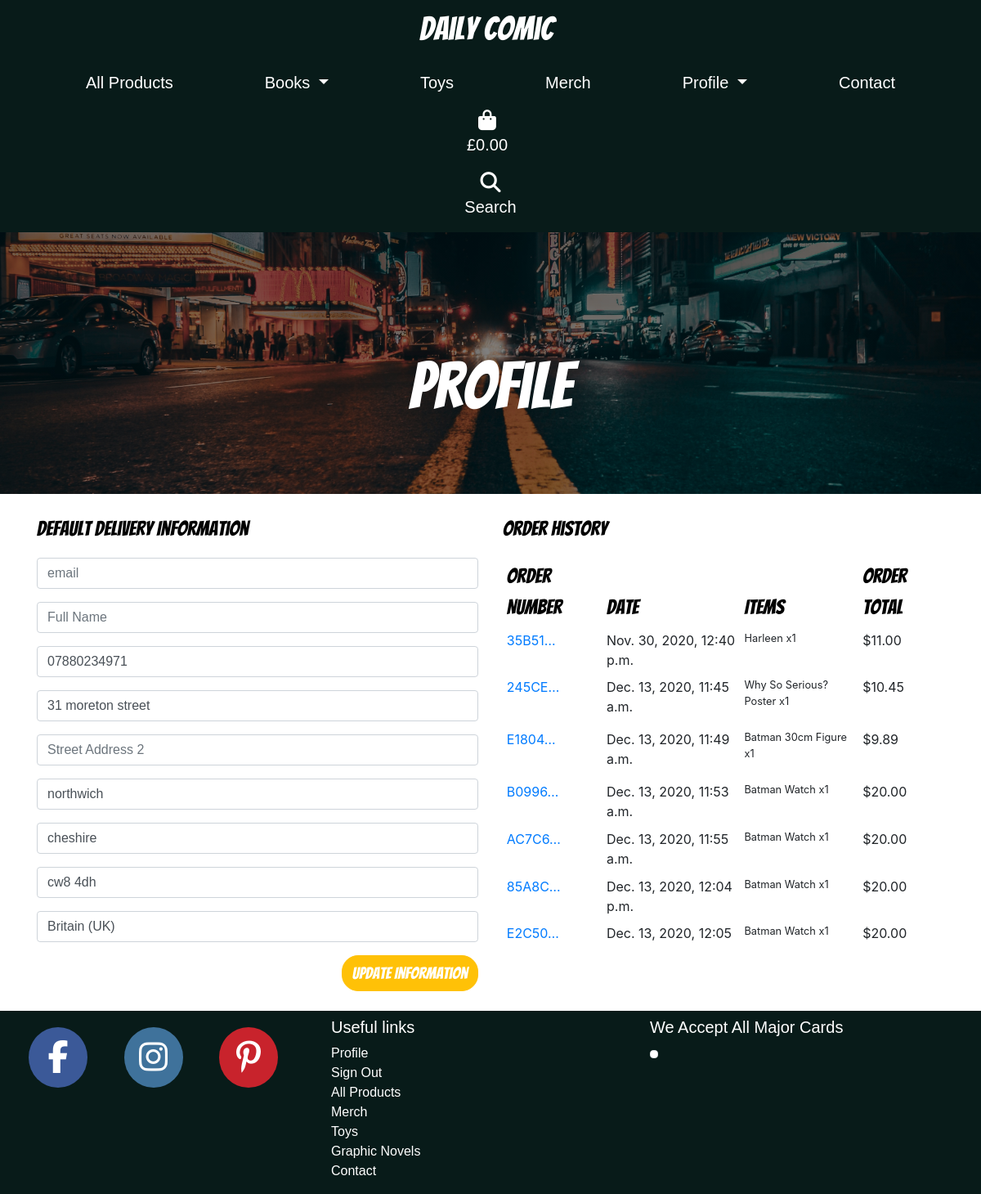
/profile/ (signed in), run on the app's committed database.
### profiles/models.py (models this page shows, shortened)
class Userprofiles(models.Model):
    user = models.OneToOneField(User, on_delete=models.CASCADE)
    default_email = models.CharField(max_length=80,
                                     null=True, blank=True)
    default_full_name = models.CharField(max_length=80, null=True,
                                         blank=True)
    default_phone_number = models.CharField(max_length=20,
                                            null=True, blank=True)
    default_street_address1 = models.CharField(max_length=80,
                                               null=True, blank=True)
    default_street_address2 = models.CharField(max_length=80,
                                               null=True, blank=True)
    default_town_or_city = models.CharField(max_length=40,
                                            null=True, blank=True)
    default_county = models.CharField(max_length=80,
                                      null=True, blank=True)
    default_postcode = models.CharField(max_length=20,
                                        null=True, blank=True)
    default_country = CountryField(blank_label='Country',
                                   null=True, blank=True)

### checkout/models.py (models this page shows, shortened)
class Order(models.Model):
    order_number = models.CharField(max_length=32, null=False, editable=False)
    user_profile = models.ForeignKey(
        Userprofiles, on_delete=models.SET_NULL, null=True,
        blank=True, related_name='orders')
    full_name = models.CharField(max_length=50, null=False, blank=False)
    email = models.EmailField(max_length=254, null=False, blank=False)
    phone_number = models.CharField(max_length=20, null=False, blank=False)
    country = CountryField(blank_label="Country *", null=False, blank=False)
    postcode = models.CharField(max_length=20, null=True, blank=True)
    town_or_city = models.CharField(max_length=40, null=False, blank=False)
    street_address1 = models.CharField(max_length=80, null=False, blank=False)
    street_address2 = models.CharField(max_length=80, null=True, blank=True)
    county = models.CharField(max_length=80, null=True, blank=True)
    date = models.DateTimeField(auto_now_add=True)
    delivery_cost = models.DecimalField(
        max_digits=6, decimal_places=2, null=False, default=0)
    order_total = models.DecimalField(
        max_digits=10, decimal_places=2, null=False, default=0)
    grand_total = models.DecimalField(
        max_digits=10, decimal_places=2, null=False, default=0)
    original_bag = models.TextField(null=False, blank=False, default='')
    stripe_pid = models.CharField(
        max_length=254, null=False, blank=False, default='')

class OrderLineItem(models.Model):
    order = models.ForeignKey(
        Order, null=False, blank=False, on_delete=models.CASCADE, related_name='lineitems')
    product = models.ForeignKey(
        Product, null=False, blank=False, on_delete=models.CASCADE)
    sub_id = models.CharField(max_length=254, blank=True)
    product_size = models.CharField(
        max_length=2, null=True, blank=True)  # XS, S, M, L, XL
    quantity = models.IntegerField(null=False, blank=False, default=0)
    lineitem_total = models.DecimalField(
        max_digits=6, decimal_places=2,
        null=False, blank=False, editable=False)

### products/models.py (models this page shows, shortened)
class Product(models.Model):
    category = models.ForeignKey(
        'Category', null=True, blank=True, on_delete=models.SET_NULL)
    sku = models.CharField(max_length=254, blank=True)
    name = models.CharField(max_length=254)
    universe = models.CharField(max_length=254, blank=True)
    hero = models.CharField(max_length=254, blank=True)
    author = models.CharField(max_length=254, blank=True)
    artist = models.CharField(max_length=254, blank=True)
    publishedby = models.CharField(max_length=254, blank=True)
    description = models.TextField()
    has_sizes = models.BooleanField(default=False, null=True, blank=True)
    rrp = models.DecimalField(max_digits=6, decimal_places=2)
    price = models.DecimalField(max_digits=6, decimal_places=2)
    image_url = models.URLField(
        max_length=1024, blank=True)
    image = models.ImageField(blank=True)

### profiles/views.py (the view)
# urls.py: path('', views.theProfile, name='theprofile'),
def theProfile(request):
    profile = get_object_or_404(Userprofiles, user=request.user)
    if request.method == 'POST':
        form = ProfileForm(request.POST, instance=profile)
        if form.is_valid():
            form.save()
            messages.success(
                request, 'Successfully updated your details!')
    orders = profile.orders.all()
    template = 'profiles/theprofile.html'
    form = ProfileForm(instance=profile)
    context = {
        'form': form,
        'orders': orders,
        'on_profile': True,
    }
    return render(request, template, context)

### profiles/forms.py
class ProfileForm(forms.ModelForm):
    class Meta:
        model = Userprofiles
        exclude = ('user',)
    def __init__(self, *args, **kwargs):
        super().__init__(*args, **kwargs)
        placeholders = {
            'default_email': 'email',
            'default_full_name': 'Full Name',
            'default_phone_number': 'Phone Number',
            'default_country': 'Country',
            'default_postcode': 'Postal Code',
            'default_town_or_city': 'Town or City',
            'default_street_address1': 'Street Address 1',
            'default_street_address2': 'Street Address 2',
            'default_county': 'County',
        }
        self.fields['default_phone_number'].widget.attrs['autofocus'] = True
        for field in self.fields:
            if self.fields[field].required:
                placeholder = f'{placeholders[field]} *'
            else:
                placeholder = placeholders[field]
            self.fields[field].widget.attrs['placeholder'] = placeholder
            self.fields[field].widget.attrs['class'] = ''
            self.fields[field].label = False

### bag/contexts.py (called while the page is built, shortened)
def basket_contents(request):
    bag_items = []
    total = 0
    product_count = 0
    bag = request.session.get('bag', {})
    if total < settings.FREE_DELIVERY_THRESHOLD:
        delivery = total * Decimal(settings.STANDARD_DELIVERY_PERCENTAGE / 100)
        free_delivery_delta = settings.FREE_DELIVERY_THRESHOLD - total
    else:
        delivery = 0
        free_delivery_delta = 0
    grand_total = delivery + total
    context = {
        'bag_items': bag_items,
        'total': total,
        'product_count': product_count,
        'delivery': delivery,
        'free_delivery_delta': free_delivery_delta,
        'free_delivery_threshold': settings.FREE_DELIVERY_THRESHOLD,
        'grand_total': grand_total,
    }
    return context

### profiles/templates/profiles/theprofile.html (shortened to what this page needs)
{% extends "base.html" %}
{% load static %}
{% block extra_css %}
    <link rel="stylesheet" href="{% static 'profiles/css/profiles.css' %}">
{% endblock %}
{% block content %}
    <div class="hero-image1">
	<div class="hero-text">
    <h1>Profile</h1>
	</div>
</div>
<div class="container warpper">
	<div class="row mb-4">
		<div class="col-12 col-lg-6 mt-4">
			<p class="product-title">Default Delivery Information</p>
			<form class="mt-3 product-text" action="{% url 'theprofile' %}" method="POST" id="profile-update-form">
				{{ form|crispy }}
				<button class="btn btn-warning produtPageButton float-right">Update Information</button>
			</form>
		</div>
		<div class="col-12 col-lg-6 mt-4 mb-4">
			<p class="product-title">Order History</p>
			<div class="order-history table-responsive">
				<table class="table table-sm table-borderless">
					<thead class="product-title table-head">
						<tr>
							<th>Order Number</th>
							<th>Date</th>
							<th>Items</th>
							<th>Order Total</th>
						</tr>
					</thead>
					<tbody>
				 {% for order in orders %}
                                <tr>
                                    <td>
                                        <a href="{% url 'order_history' order.order_number %}"
                                        title="{{ order.order_number }}">
                                            {{ order.order_number|truncatechars:6 }}
                                        </a>
                                    </td>
                                    <td>{{ order.date }}</td>
                                    <td>
                                        <ul class="list-unstyled">
                                            {% for item in order.lineitems.all %}
                                                <li class="small">
                                                    {{ item.product.name }} x{{ item.quantity }}
                                                </li>
                                            {% endfor %}
                                        </ul>
                                    </td>
                                    <td>${{ order.grand_total }}</td>
                                </tr>
                            {% endfor %}
                        </tbody>
                    </table>
                </div>
            </div>
</div>
</div>
{% endblock %}

### static/css/base.css (style rules this page uses)
html { height: 100%; }
body, html { height: 100%; margin: 0; }
h1 { font-family: 'Bangers', sans-serif; font-size: 80px; }
.hero-image1 { background-image: linear-gradient(rgba(0, 0, 0, 0.5), rgba(0, 0, 0, 0.5)), url("/media/street.jpg"); height: 40%; background-color: black; background-position: center; background-repeat: no-repeat; background-size: cover; position: relative; }
.hero-text { text-align: center; position: absolute; top: 60%; left: 50%; transform: translate(-50%, -50%); color: white; }
.product-text { font-family: 'Playfair',sans-serif; font-size: 20px; }
.product-title { font-family: 'Bangers',sans-serif; font-size: 25px; color: black !important; }
.produtPageButton { color: #ffff !important; border-radius: 20px; font-family: 'Bangers',sans-serif; font-size: 20px; cursor: pointer; }
.form-group select { -webkit-appearance:none; }

### profiles/static/profiles/css/profiles.css (style rules this page uses)
th { font-weight: normal; }
.order-history { max-height: 468px; overflow-y: auto; }

### data on the page
Userprofiles: default_phone_number "07880234971", default_street_address1 "31 moreton street", default_town_or_city "northwich", default_county "cheshire", default_postcode "cw8 4dh", default_country "Britain (UK)"
Order: order_number "35B51…", date "Nov. 30, 2020, 12:40 p.m.", grand_total "11.00"
OrderLineItem: product.name "Harleen", quantity "1"
Order: order_number "245CE…", date "Dec. 13, 2020, 11:45 a.m.", grand_total "10.45"
OrderLineItem: product.name "Why So Serious? Poster", quantity "1"
Order: order_number "E1804…", date "Dec. 13, 2020, 11:49 a.m.", grand_total "9.89"
OrderLineItem: product.name "Batman 30cm Figure", quantity "1"
Order: order_number "B0996…", date "Dec. 13, 2020, 11:53 a.m.", grand_total "20.00"
OrderLineItem: product.name "Batman Watch", quantity "1"
Order: order_number "AC7C6…", date "Dec. 13, 2020, 11:55 a.m.", grand_total "20.00"
OrderLineItem: product.name "Batman Watch", quantity "1"
Order: order_number "85A8C…", date "Dec. 13, 2020, 12:04 p.m.", grand_total "20.00"
OrderLineItem: product.name "Batman Watch", quantity "1"
Order: order_number "E2C50…", date "Dec. 13, 2020, 12:05…", grand_total "20.00"
OrderLineItem: product.name "Batman Watch", quantity "1"
